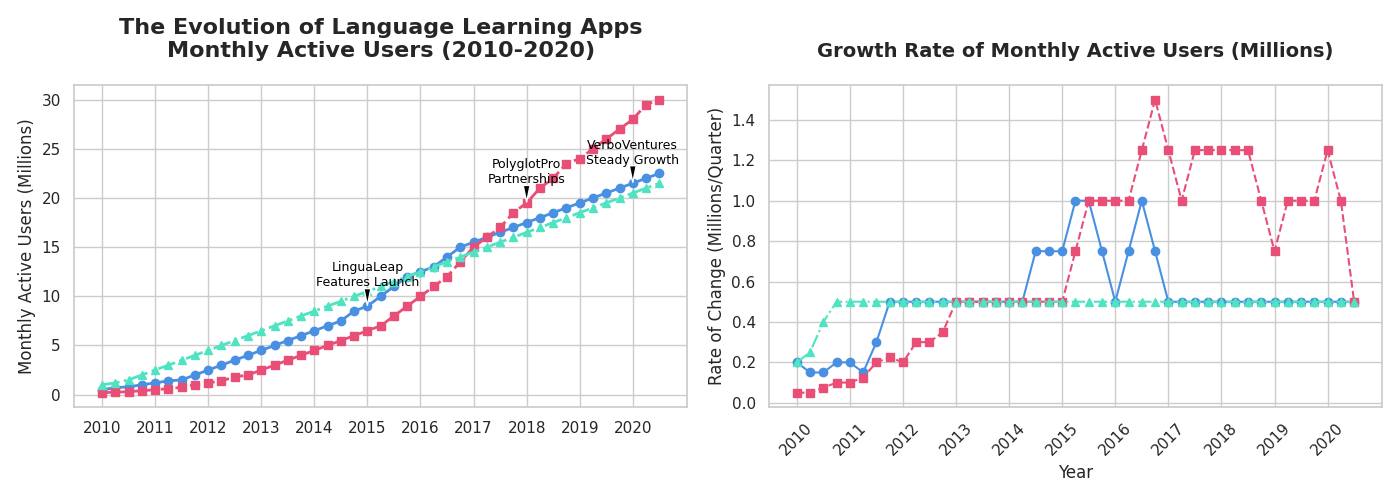

Here is the Python script that generated this plot:
import matplotlib.pyplot as plt
import numpy as np

quarters = np.arange(2010, 2020.75, 0.25)

lingualeap_users = np.array([0.5, 0.7, 0.8, 1.0, 1.2, 1.4, 1.5, 2.0, 2.5, 3.0, 3.5, 4.0, 4.5, 5.0, 5.5, 6.0, 6.5, 7.0, 7.5, 8.5, 9.0, 10.0, 11.0, 12.0, 12.5, 13.0, 14.0, 15.0, 15.5, 16.0, 16.5, 17.0, 17.5, 18.0, 18.5, 19.0, 19.5, 20.0, 20.5, 21.0, 21.5, 22.0, 22.5])
polyglotpro_users = np.array([0.2, 0.25, 0.3, 0.4, 0.5, 0.6, 0.75, 1.0, 1.2, 1.4, 1.8, 2.0, 2.5, 3.0, 3.5, 4.0, 4.5, 5.0, 5.5, 6.0, 6.5, 7.0, 8.0, 9.0, 10.0, 11.0, 12.0, 13.5, 15.0, 16.0, 17.0, 18.5, 19.5, 21.0, 22.0, 23.5, 24.0, 25.0, 26.0, 27.0, 28.0, 29.5, 30.0])
verboventures_users = np.array([1.0, 1.2, 1.5, 2.0, 2.5, 3.0, 3.5, 4.0, 4.5, 5.0, 5.5, 6.0, 6.5, 7.0, 7.5, 8.0, 8.5, 9.0, 9.5, 10.0, 10.5, 11.0, 11.5, 12.0, 12.5, 13.0, 13.5, 14.0, 14.5, 15.0, 15.5, 16.0, 16.5, 17.0, 17.5, 18.0, 18.5, 19.0, 19.5, 20.0, 20.5, 21.0, 21.5])

fig, ax = plt.subplots(1, 2, figsize=(14, 5), sharex=True)

ax[0].plot(quarters, lingualeap_users, marker='o', linestyle='-', color='#4a90e2', linewidth=2)
ax[0].plot(quarters, polyglotpro_users, marker='s', linestyle='--', color='#e94e77', linewidth=2)
ax[0].plot(quarters, verboventures_users, marker='^', linestyle='-.', color='#50e3c2', linewidth=2)

lingualeap_rate = np.gradient(lingualeap_users)
polyglotpro_rate = np.gradient(polyglotpro_users)
verboventures_rate = np.gradient(verboventures_users)

ax[1].plot(quarters, lingualeap_rate, marker='o', linestyle='-', color='#4a90e2', linewidth=1.5)
ax[1].plot(quarters, polyglotpro_rate, marker='s', linestyle='--', color='#e94e77', linewidth=1.5)
ax[1].plot(quarters, verboventures_rate, marker='^', linestyle='-.', color='#50e3c2', linewidth=1.5)

ax[0].set_title('The Evolution of Language Learning Apps\nMonthly Active Users (2010-2020)', fontsize=16, fontweight='bold', pad=20)
ax[0].set_ylabel('Monthly Active Users (Millions)', fontsize=12)
ax[1].set_title('Growth Rate of Monthly Active Users (Millions)', fontsize=14, fontweight='bold', pad=20)
ax[1].set_xlabel('Year', fontsize=12)
ax[1].set_ylabel('Rate of Change (Millions/Quarter)', fontsize=12)

ax[1].set_xticks(quarters[::4])
ax[1].set_xticklabels(range(2010, 2021), rotation=45)

annotations_users = {
    2015: ("LinguaLeap\nFeatures Launch", lingualeap_users[20]),
    2018: ("PolyglotPro\nPartnerships", polyglotpro_users[32]),
    2020: ("VerboVentures\nSteady Growth", verboventures_users[42]),
}

for year, (text, y_value) in annotations_users.items():
    ax[0].annotate(text, xy=(year, y_value), xytext=(year, y_value + 2),
                   arrowprops=dict(facecolor='black', shrink=0.05, width=1, headwidth=5),
                   fontsize=9, color='black', ha='center')

plt.tight_layout()
plt.show()
